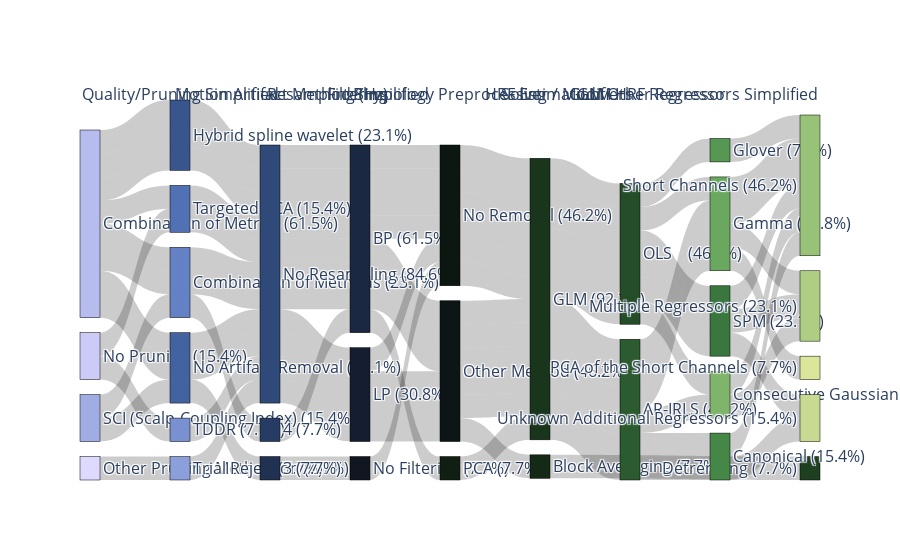

The code cell stored with this chart in its notebook:
### Markdown cell above
**Plot Analysis Sankey Diagram**

### Code cell
# plotting with or without labels
lb_tmp = node_labels
if not plot_labels:
    lb_tmp = [''] * len(node_labels)

fig = go.Figure(data=[go.Sankey(
    node=dict(
        pad=15,
        thickness=20,
        line=dict(color='black', width=0.5),
        label=lb_tmp,
        color= node_colors  # Assign the colors to the nodes
    ),
    link=dict(
        source=source,
        target=target,
        value=value,
        #color= link_colors  # Assign the colors to the links
    )
)])

fig.update_layout(
    autosize=True,
)

## Rename column labels
column_labels = column_list
# remove ":" from elements in column_labels
column_labels = [x.replace(':', '') for x in column_labels]
# rename "Approach" to "Solver / Modifiers"
column_labels = [x.replace('Approach', 'HRF Estimation') for x in column_labels]
# rename "GLM Method" to "Solver / Modifiers"
column_labels = [x.replace('GLM Method', 'Solver / Modifiers') for x in column_labels]
# rename "Removal of the Global Signals during Preprocessing" to "Physiology Preprocessing"
column_labels = [x.replace('Removal of the Global Signals during Preprocessing', 'Physiology Preprocessing') for x in column_labels]
# rename "Resample/Downsample (Hz)" to "Resampling (Hz)"
column_labels = [x.replace('Resample/Downsample (Hz)', 'Resampling (Hz)') for x in column_labels]
# rename "Filtering Coding" to "Filtering"
column_labels = [x.replace('Filtering Coding', 'Filtering') for x in column_labels]

# Calculate the x position for each column's label.
# This is a rough approximation and may need to be adjusted based on the exact look of your Sankey diagram.
x_positions = [i / (len(column_labels) - 1) for i in range(len(column_labels))]


annotations = [
    dict(
        x=x,
        y=1.05,  # Adjust the y-coordinate as per desired placement
        xref='paper',
        yref='paper',
        text=label,
        showarrow=False,
        font=dict(size=16)
    ) for x, label in zip(x_positions, column_labels)
]

# Update the layout with annotations
fig.update_layout(
    annotations=annotations,
    autosize=True,
    font=dict(size=16),  # Set global font size
)

fig.show()
plot(fig, filename='figs/sankey_analysispipeline_highSorensen'+'label_'+str(plot_labels)+'.html')

### Figure 1 — Plotly figure (JSON) as saved in the notebook; plotly's stock layout.template omitted (floating-point values rounded to 4 significant figures)
{"data": [{"link": {"source": [0, 4, 10, 13, 16, 19, 1, 5, 10, 13, 17, 20, 22, 25, 2, 6, 11, 13, 17, 20, 23, 26, 1, 7, 10, 14, 16, 20, 22, 27, 3, 6, 10, 13, 16, 20, 23, 28, 2, 7, 10, 13, 17, 20, 22, 29, 2, 8, 10, 13, 17, 20, 23, 26, 2, 9, 10, 14, 16, 20, 23, 28, 3, 8, 12, 15, 17, 20, 22, 25, 2, 8, 10, 13, 16, 20, 22, 28, 2, 6, 10, 13, 18, 20, 22, 25, 2, 9, 10, 14, 16, 20, 23, 28, 2, 9, 10, 14, 17, 20, 23, 29], "target": [4, 10, 13, 16, 19, 21, 5, 10, 13, 17, 20, 22, 25, 30, 6, 11, 13, 17, 20, 23, 26, 30, 7, 10, 14, 16, 20, 22, 27, 30, 6, 10, 13, 16, 20, 23, 28, 30, 7, 10, 13, 17, 20, 22, 29, 31, 8, 10, 13, 17, 20, 23, 26, 32, 9, 10, 14, 16, 20, 23, 28, 31, 8, 12, 15, 17, 20, 22, 25, 31, 8, 10, 13, 16, 20, 22, 28, 30, 6, 10, 13, 18, 20, 22, 25, 32, 9, 10, 14, 16, 20, 23, 28, 33, 9, 10, 14, 17, 20, 23, 29, 30], "value": [1, 1, 1, 1, 1, 1, 1, 1, 1, 1, 1, 1, 1, 1, 1, 1, 1, 1, 1, 1, 1, 1, 1, 1, 1, 1, 1, 1, 1, 1, 1, 1, 1, 1, 1, 1, 1, 1, 1, 1, 1, 1, 1, 1, 1, 1, 1, 1, 1, 1, 1, 1, 1, 1, 1, 1, 1, 1, 1, 1, 1, 1, 1, 1, 1, 1, 1, 1, 1, 1, 1, 1, 1, 1, 1, 1, 1, 1, 1, 1, 1, 1, 1, 1, 1, 1, 1, 1, 1, 1, 1, 1, 1, 1, 1, 1, 1, 1, 1, 1, 1, 1]}, "node": {"color": ["rgba(222,217,255, 1)", "rgba(203,203,247, 1)", "rgba(182,188,237, 1)", "rgba(160,173,228, 1)", "rgba(139,159,219, 1)", "rgba(121,145,209, 1)", "rgba(100,129,197, 1)", "rgba(81,113,180, 1)", "rgba(66,98,160, 1)", "rgba(56,85,141, 1)", "rgba(47,73,121, 1)", "rgba(39,60,101, 1)", "rgba(32,49,81, 1)", "rgba(26,40,65, 1)", "rgba(21,30,48, 1)", "rgba(17,23,33, 1)", "rgba(13,21,23, 1)", "rgba(13,23,18, 1)", "rgba(17,31,18, 1)", "rgba(20,41,22, 1)", "rgba(25,53,28, 1)", "rgba(30,64,33, 1)", "rgba(36,77,40, 1)", "rgba(43,91,47, 1)", "rgba(50,106,55, 1)", "rgba(57,119,62, 1)", "rgba(68,135,71, 1)", "rgba(85,151,83, 1)", "rgba(106,168,95, 1)", "rgba(127,180,107, 1)", "rgba(151,194,120, 1)", "rgba(175,206,132, 1)", "rgba(198,219,145, 1)", "rgba(219,230,155, 1)"], "label": ["Other Pruning Method (7.7%)", "No Pruning (15.4%)", "Combination of Metrics (61.5%)", "SCI (Scalp-Coupling Index) (15.4%)", "Trial Rejection (7.7%)", "TDDR (7.7%)", "Combination of Methods (23.1%)", "Targeted PCA (15.4%)", "No Artifact Removal (23.1%)", "Hybrid spline wavelet (23.1%)", "No Resampling (84.6%)", "4 (7.7%)", "3 (7.7%)", "BP (61.5%)", "LP (30.8%)", "No Filtering (7.7%)", "Other Method (46.2%)", "No Removal (46.2%)", "PCA (7.7%)", "Block Averaging (7.7%)", "GLM (92.3%)", "Detrending (7.7%)", "OLS    (46.2%)", "AR-IRLS (46.2%)", " (7.7%)", "SPM (23.1%)", "Canonical (15.4%)", "Glover (7.7%)", "Gamma (30.8%)", "Consecutive Gaussian (15.4%)", "Short Channels (46.2%)", "Multiple Regressors (23.1%)", "Unknown Additional Regressors (15.4%)", "PCA of the Short Channels (7.7%)"], "line": {"color": "black", "width": 0.5}, "pad": 15, "thickness": 20}, "type": "sankey"}], "layout": {"annotations": [{"font": {"size": 16}, "showarrow": false, "text": "Quality/Pruning Simplified", "x": 0, "xref": "paper", "y": 1.05, "yref": "paper"}, {"font": {"size": 16}, "showarrow": false, "text": "Motion Artifact Method Simplified", "x": 0.125, "xref": "paper", "y": 1.05, "yref": "paper"}, {"font": {"size": 16}, "showarrow": false, "text": "Resampling (Hz)", "x": 0.25, "xref": "paper", "y": 1.05, "yref": "paper"}, {"font": {"size": 16}, "showarrow": false, "text": "Filtering", "x": 0.375, "xref": "paper", "y": 1.05, "yref": "paper"}, {"font": {"size": 16}, "showarrow": false, "text": "Physiology Preprocessing", "x": 0.5, "xref": "paper", "y": 1.05, "yref": "paper"}, {"font": {"size": 16}, "showarrow": false, "text": "HRF Estimation", "x": 0.625, "xref": "paper", "y": 1.05, "yref": "paper"}, {"font": {"size": 16}, "showarrow": false, "text": "Solver / Modifiers", "x": 0.75, "xref": "paper", "y": 1.05, "yref": "paper"}, {"font": {"size": 16}, "showarrow": false, "text": "GLM HRF Regressor", "x": 0.875, "xref": "paper", "y": 1.05, "yref": "paper"}, {"font": {"size": 16}, "showarrow": false, "text": "GLM Other Regressors Simplified", "x": 1, "xref": "paper", "y": 1.05, "yref": "paper"}], "autosize": true, "font": {"size": 16}}}
